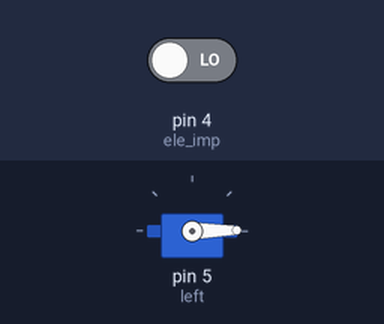
A sketch run on a simulated Arduino Uno, built with avr-gcc and run on an emulated ATmega328P. On the bench: servo. The inputs (shaded band) are chosen by the test bench; at power-on: pin 4 (ele_imp) LOW.

Above: at 1.2 s.
1.3 s: pin 4 (ele_imp) driven HIGH
At 1.8 s:
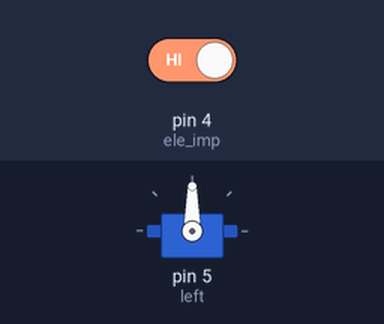
2.8 s: pin 4 (ele_imp) driven LOW
At 4.2 s:
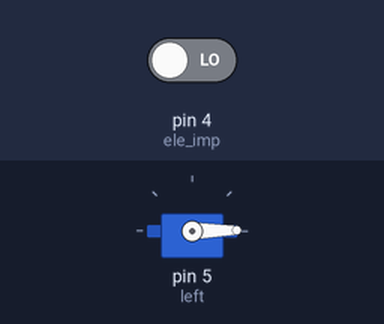
Timing chart, 0 to 5.8 s (numbered marks = the images above; inputs shaded):
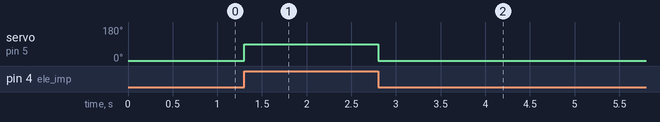

Measured:
- after the input at 1.3 s, servo on pin 5 (left): 1° → 90° at once
- after the input at 2.8 s, servo on pin 5 (left): 90° → 1° at once

The sketch:

are_do_we_know.ino
```cpp
#include <Servo.h>

Servo left; //pin 5
//Servo right; //pin 6
int ele_imp = 4; //input from imp
int up = 0; //window up = 1

void setup(){
  left.attach(5);
  //right.attach(6);
  pinMode(ele_imp, INPUT);
  Serial.begin(9600);
}

void loop(){
  up = digitalRead(ele_imp);
  if(up){
    left.write(90);
    //right.write(90);
  }else{
    left.write(1);
    //right.write(1);
  }
}
```
